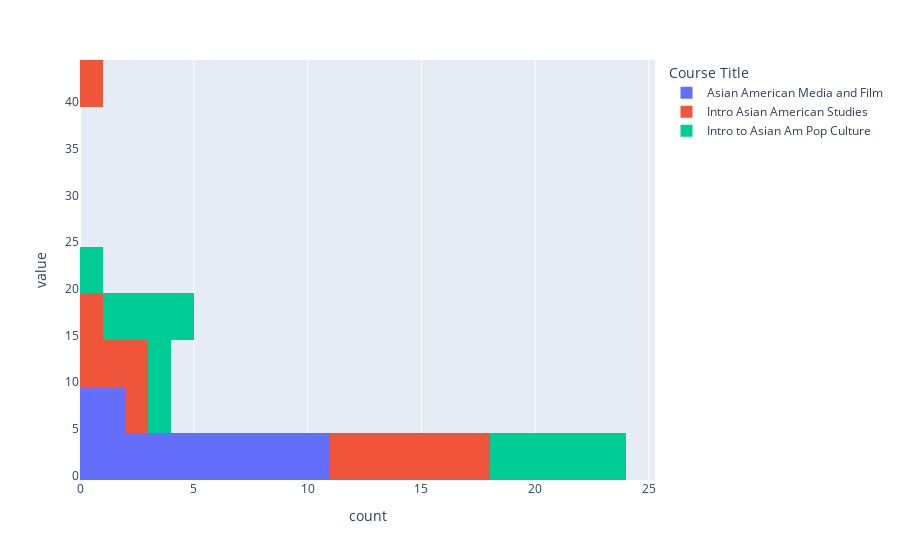

This figure's notebook cell:
### Code cell
import plotly.express as px
px.histogram(filtered_df.reset_index(2).loc[("AAS", "Arai, Sayuri")], y=grades, color="Course Title")

### Figure 1 — Plotly figure (JSON) as saved in the notebook; plotly's stock layout.template omitted (floating-point values rounded to 4 significant figures)
{"data": [{"alignmentgroup": "True", "bingroup": "y", "hovertemplate": "Course Title=Asian American Media and Film<br>count=%{x}<br>value=%{y}<extra></extra>", "legendgroup": "Asian American Media and Film", "marker": {"color": "#636efa"}, "name": "Asian American Media and Film", "offsetgroup": "Asian American Media and Film", "orientation": "h", "showlegend": true, "type": "histogram", "xaxis": "x", "y": [1, 4, 6, 4, 5, 1, 3, 2, 2, 0, 0, 0, 0], "yaxis": "y"}, {"alignmentgroup": "True", "bingroup": "y", "hovertemplate": "Course Title=Intro Asian American Studies<br>count=%{x}<br>value=%{y}<extra></extra>", "legendgroup": "Intro Asian American Studies", "marker": {"color": "#EF553B"}, "name": "Intro Asian American Studies", "offsetgroup": "Intro Asian American Studies", "orientation": "h", "showlegend": true, "type": "histogram", "xaxis": "x", "y": [13, 41, 15, 10, 10, 5, 4, 0, 0, 0, 0, 0, 0], "yaxis": "y"}, {"alignmentgroup": "True", "bingroup": "y", "hovertemplate": "Course Title=Intro to Asian Am Pop Culture<br>count=%{x}<br>value=%{y}<extra></extra>", "legendgroup": "Intro to Asian Am Pop Culture", "marker": {"color": "#00cc96"}, "name": "Intro to Asian Am Pop Culture", "offsetgroup": "Intro to Asian Am Pop Culture", "orientation": "h", "showlegend": true, "type": "histogram", "xaxis": "x", "y": [4, 22, 14, 16, 16, 8, 18, 16, 4, 2, 4, 0, 2], "yaxis": "y"}], "layout": {"barmode": "relative", "legend": {"title": {"text": "Course Title"}, "tracegroupgap": 0}, "margin": {"t": 60}, "xaxis": {"anchor": "y", "domain": [0, 1], "title": {"text": "count"}}, "yaxis": {"anchor": "x", "domain": [0, 1], "title": {"text": "value"}}}}
